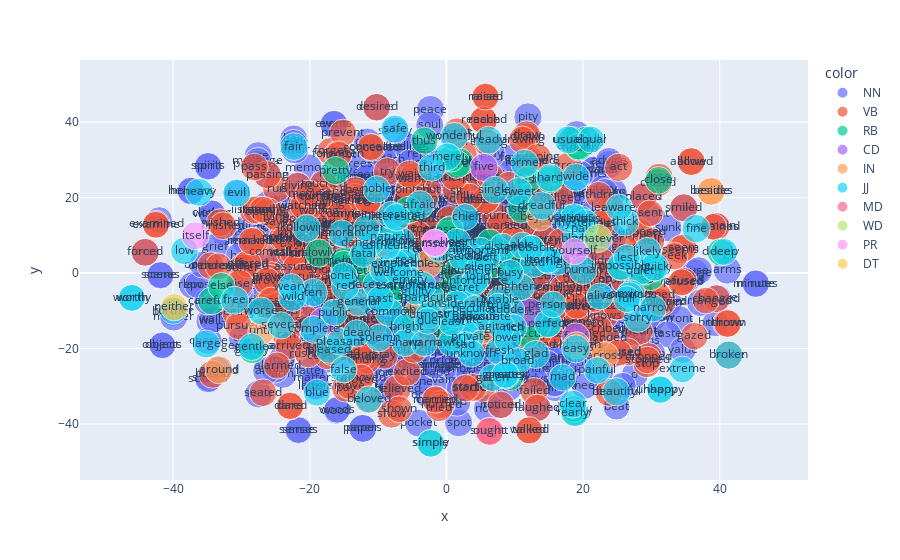

This figure's notebook cell:
### Code cell
px.scatter(COORDS.reset_index(), 'x', 'y', 
           text='term_str', color=FT.pos_group, size=FT.dfidf,
           hover_name='term_str',
           height=1200)

### Figure 1 — Plotly figure (JSON) as saved in the notebook; plotly's stock layout.template omitted (floating-point values rounded to 4 significant figures; data arrays with more than 128 entries replaced by an {"elided": "..."} marker saying what was removed)
{"data": [{"hovertemplate": "<b>%{hovertext}</b><br><br>color=NN<br>x=%{x}<br>y=%{y}<br>size=%{marker.size}<br>term_str=%{text}<extra></extra>", "hovertext": {"elided": "453 str values"}, "legendgroup": "NN", "marker": {"color": "#636efa", "size": {"elided": "453 float values"}, "sizemode": "area", "sizeref": 0.4246, "symbol": "circle"}, "mode": "markers+text", "name": "NN", "orientation": "v", "showlegend": true, "text": {"elided": "453 str values"}, "type": "scatter", "x": {"elided": "453 float values"}, "xaxis": "x", "y": {"elided": "453 float values"}, "yaxis": "y"}, {"hovertemplate": "<b>%{hovertext}</b><br><br>color=VB<br>x=%{x}<br>y=%{y}<br>size=%{marker.size}<br>term_str=%{text}<extra></extra>", "hovertext": {"elided": "315 str values"}, "legendgroup": "VB", "marker": {"color": "#EF553B", "size": {"elided": "315 float values"}, "sizemode": "area", "sizeref": 0.4246, "symbol": "circle"}, "mode": "markers+text", "name": "VB", "orientation": "v", "showlegend": true, "text": {"elided": "315 str values"}, "type": "scatter", "x": {"elided": "315 float values"}, "xaxis": "x", "y": {"elided": "315 float values"}, "yaxis": "y"}, {"hovertemplate": "<b>%{hovertext}</b><br><br>color=RB<br>x=%{x}<br>y=%{y}<br>size=%{marker.size}<br>term_str=%{text}<extra></extra>", "hovertext": ["instantly", "perfectly", "easily", "somewhat", "ago", "probably", "evidently", "instead", "later", "pretty", "exactly", "surely", "slowly", "scarcely", "forward", "equally", "carefully", "immediately", "otherwise", "quickly", "nearly", "straight", "possibly", "presently", "quietly", "hardly", "entirely", "frequently", "close", "fast", "particularly", "deeply", "naturally", "else", "eagerly", "twice", "lately", "sometimes", "thus", "directly", "finally", "softly", "usually", "aside", "kindly", "simply", "gently", "merely", "longer", "greatly", "truly", "absolutely", "actually", "often", "certainly", "hastily", "especially", "earnestly", "clearly"], "legendgroup": "RB", "marker": {"color": "#00cc96", "size": [169.8, 169.8, 169.8, 169.8, 169.8, 169.7, 169.6, 169.6, 169.5, 169.5, 169.2, 169.2, 169.1, 167.6, 167.4, 167.3, 167.0, 165.6, 165.1, 164.7, 164.6, 164.3, 164.3, 163.9, 163.9, 163.6, 163.2, 162.6, 162.1, 161.1, 161.1, 161.1, 160.5, 160, 159.4, 159.4, 158.8, 158.6, 158.6, 158.2, 158.2, 157.6, 157.6, 157.0, 157.0, 157.0, 156.3, 156.3, 155.7, 155.6, 154.9, 154.9, 154.2, 153.5, 153.5, 152.7, 152.7, 151.9, 151.1], "sizemode": "area", "sizeref": 0.4246, "symbol": "circle"}, "mode": "markers+text", "name": "RB", "orientation": "v", "showlegend": true, "text": ["instantly", "perfectly", "easily", "somewhat", "ago", "probably", "evidently", "instead", "later", "pretty", "exactly", "surely", "slowly", "scarcely", "forward", "equally", "carefully", "immediately", "otherwise", "quickly", "nearly", "straight", "possibly", "presently", "quietly", "hardly", "entirely", "frequently", "close", "fast", "particularly", "deeply", "naturally", "else", "eagerly", "twice", "lately", "sometimes", "thus", "directly", "finally", "softly", "usually", "aside", "kindly", "simply", "gently", "merely", "longer", "greatly", "truly", "absolutely", "actually", "often", "certainly", "hastily", "especially", "earnestly", "clearly"], "type": "scatter", "x": [7.476, 14.73, 0.1901, 0.6839, 29.87, 12.38, 10.11, 10.97, -14.83, -16.18, 13.27, 1.971, -18.65, -8.238, 6.812, 20.47, -34.35, -15.03, -7.347, 30.22, 18.77, -5.002, 25.69, 0.4719, 29.02, 15.13, 1.568, 10.59, 31.07, 11.89, -2.202, 40.14, -8.202, -32.92, 1.072, -5.536, -14.98, -12.27, -3.21, 11.76, 19.4, 5.932, 18.3, -1.741, 1.555, -2.302, -28.41, 0.7001, -12.7, 9.338, 6.389, -5.196, 19.33, 3.514, 3.52, -2.695, -2.017, 0.3241, 18.64], "xaxis": "x", "y": [5.851, -13.36, 10.21, -4.973, -0.9097, 6.22, 3.495, 17.01, 1.224, 27.16, -13.55, 29.37, 5.307, -5.948, 2.377, 35.21, -7.359, 3.094, -3.723, 1.457, -36.82, -11.96, 1.584, 11.32, 0.5161, 24.75, 28.8, 2.657, 24.57, 24.69, -6.469, 5.557, 9.564, -3.466, -17.01, 16.75, 2.365, 0.6466, 35.09, -16.22, 33.27, 4.763, 35.24, -9.289, 0.3491, -45.12, -20.41, 30.36, 3.157, -27.6, 8.105, -0.831, 33.55, -15.07, -3.347, -4.492, 0.4654, -15.7, -36.02], "yaxis": "y"}, {"hovertemplate": "<b>%{hovertext}</b><br><br>color=CD<br>x=%{x}<br>y=%{y}<br>size=%{marker.size}<br>term_str=%{text}<extra></extra>", "hovertext": ["thousand", "five", "four", "six", "hundred"], "legendgroup": "CD", "marker": {"color": "#ab63fa", "size": [169.8, 169.2, 168.9, 164.7, 162.6], "sizemode": "area", "sizeref": 0.4246, "symbol": "circle"}, "mode": "markers+text", "name": "CD", "orientation": "v", "showlegend": true, "text": ["thousand", "five", "four", "six", "hundred"], "type": "scatter", "x": [12.17, 5.49, 18.93, -18.03, -2.826], "xaxis": "x", "y": [-10.41, 28.01, -16.93, -12.69, -0.593], "yaxis": "y"}, {"hovertemplate": "<b>%{hovertext}</b><br><br>color=IN<br>x=%{x}<br>y=%{y}<br>size=%{marker.size}<br>term_str=%{text}<extra></extra>", "hovertext": ["around", "unless", "across", "besides", "outside", "beyond", "beneath", "except", "beside", "above", "until", "although"], "legendgroup": "IN", "marker": {"color": "#FFA15A", "size": [169.8, 169.8, 168.5, 168.4, 168.0, 167.4, 167.3, 165.6, 164.3, 163.6, 156.7, 154.9], "sizemode": "area", "sizeref": 0.4246, "symbol": "circle"}, "mode": "markers+text", "name": "IN", "orientation": "v", "showlegend": true, "text": ["around", "unless", "across", "besides", "outside", "beyond", "beneath", "except", "beside", "above", "until", "although"], "type": "scatter", "x": [-33.29, -2.666, 23.19, 38.73, -0.7143, 13.71, 5.444, -9.641, 38.73, -3.966, -27.07, 19.02], "xaxis": "x", "y": [-25.61, 2.388, -21.92, 21.65, -8.925, 14.9, -15.06, 2.287, 21.65, -9.666, -15.48, -19.12], "yaxis": "y"}, {"hovertemplate": "<b>%{hovertext}</b><br><br>color=JJ<br>x=%{x}<br>y=%{y}<br>size=%{marker.size}<br>term_str=%{text}<extra></extra>", "hovertext": {"elided": "149 str values"}, "legendgroup": "JJ", "marker": {"color": "#19d3f3", "size": {"elided": "149 float values"}, "sizemode": "area", "sizeref": 0.4246, "symbol": "circle"}, "mode": "markers+text", "name": "JJ", "orientation": "v", "showlegend": true, "text": {"elided": "149 str values"}, "type": "scatter", "x": {"elided": "149 float values"}, "xaxis": "x", "y": {"elided": "149 float values"}, "yaxis": "y"}, {"hovertemplate": "<b>%{hovertext}</b><br><br>color=MD<br>x=%{x}<br>y=%{y}<br>size=%{marker.size}<br>term_str=%{text}<extra></extra>", "hovertext": ["ought"], "legendgroup": "MD", "marker": {"color": "#FF6692", "size": [169.5], "sizemode": "area", "sizeref": 0.4246, "symbol": "circle"}, "mode": "markers+text", "name": "MD", "orientation": "v", "showlegend": true, "text": ["ought"], "type": "scatter", "x": [6.307], "xaxis": "x", "y": [-41.96], "yaxis": "y"}, {"hovertemplate": "<b>%{hovertext}</b><br><br>color=WD<br>x=%{x}<br>y=%{y}<br>size=%{marker.size}<br>term_str=%{text}<extra></extra>", "hovertext": ["whatever"], "legendgroup": "WD", "marker": {"color": "#B6E880", "size": [168.8], "sizemode": "area", "sizeref": 0.4246, "symbol": "circle"}, "mode": "markers+text", "name": "WD", "orientation": "v", "showlegend": true, "text": ["whatever"], "type": "scatter", "x": [22.17], "xaxis": "x", "y": [9.161], "yaxis": "y"}, {"hovertemplate": "<b>%{hovertext}</b><br><br>color=PR<br>x=%{x}<br>y=%{y}<br>size=%{marker.size}<br>term_str=%{text}<extra></extra>", "hovertext": ["itself", "themselves", "ourselves", "yourself"], "legendgroup": "PR", "marker": {"color": "#FF97FF", "size": [165.0, 164.0, 160.5, 150.6], "sizemode": "area", "sizeref": 0.4246, "symbol": "circle"}, "mode": "markers+text", "name": "PR", "orientation": "v", "showlegend": true, "text": ["itself", "themselves", "ourselves", "yourself"], "type": "scatter", "x": [-36.74, -1.635, -1.681, 18.75], "xaxis": "x", "y": [9.888, 7.776, 8.025, 5.726], "yaxis": "y"}, {"hovertemplate": "<b>%{hovertext}</b><br><br>color=DT<br>x=%{x}<br>y=%{y}<br>size=%{marker.size}<br>term_str=%{text}<extra></extra>", "hovertext": ["neither"], "legendgroup": "DT", "marker": {"color": "#FECB52", "size": [159.1], "sizemode": "area", "sizeref": 0.4246, "symbol": "circle"}, "mode": "markers+text", "name": "DT", "orientation": "v", "showlegend": true, "text": ["neither"], "type": "scatter", "x": [-39.84], "xaxis": "x", "y": [-9.065], "yaxis": "y"}], "layout": {"autosize": true, "legend": {"itemsizing": "constant", "title": {"text": "color"}, "tracegroupgap": 0}, "margin": {"t": 60}, "xaxis": {"anchor": "y", "autorange": true, "domain": [0, 1], "range": [-52.29, 51.57], "title": {"text": "x"}, "type": "linear"}, "yaxis": {"anchor": "x", "autorange": true, "domain": [0, 1], "range": [-51.96, 53.57], "title": {"text": "y"}, "type": "linear"}}}
